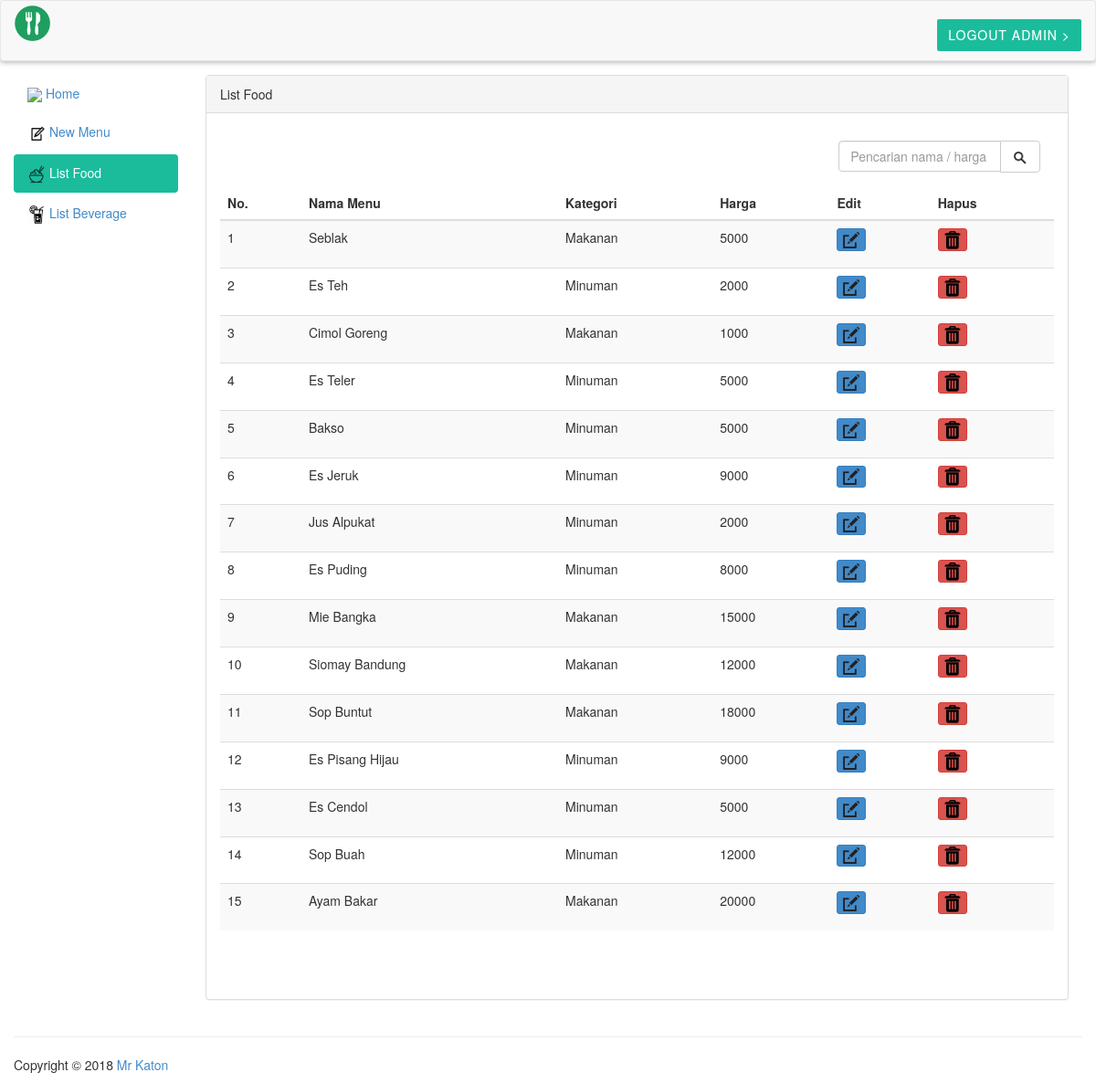
/index.php/panel/cari_food, run on the app's committed database.
### tables this page shows
CREATE TABLE `menu` (
  `id_menu` int(10) NOT NULL,
  `nama_menu` varchar(100) NOT NULL,
  `deskripsi_menu` text NOT NULL,
  `kategori` varchar(100) NOT NULL,
  `harga_menu` int(50) NOT NULL
);

### application/controllers/Panel.php (called while the page is built, shortened)
<?php
class Panel extends CI_Controller{
	function __construct(){
		$this->load->model('Panel_model');
	}
	function cari_food(){
		$keyword = $this->input->get('srch-term', TRUE);
		$this->load->library('pagination');
		$config['per_page'] = 100;
		$from = $this->uri->segment(3);
		$data['menu'] = $this->Panel_model->get_cari_food($config['per_page'],$from,$keyword);
		$this->load->view('panel_list_food',$data);
	}
}
?>

### index.php (called while the page is built, shortened)
<?php
require_once BASEPATH.'core/CodeIgniter.php';

### application/models/Panel_model.php (called while the page is built, shortened)
<?php
class panel_model extends CI_Model {
	function get_jumlah_food(){
		$this->db->select('*');
		$this->db->from('menu');
		$this->db->where("kategori = 'Makanan'");
		$query = $this->db->get()->num_rows();
		return $query;
	}
	function get_cari_food($number,$offset,$keyword)
	{
		$this->db->where("kategori = 'Makanan'");
		$this->db->like('nama_menu', $keyword)->or_like('harga_menu', $keyword);
		return $query = $this->db->get('menu',$number,$offset,$keyword)->result();
	}
}

### application/views/panel_list_food.php (the view, shortened to what this page needs)
<!doctype html>
<html lang="en">
  <head>
    <link rel="stylesheet" type="text/css" href="<?php echo base_url('assets/css/bootstrap3.min.css')?>">
    <link rel="stylesheet" type="text/css" href="<?php echo base_url('assets/css/panel.css')?>">
    <link rel="stylesheet" type="text/css" href="<?php echo base_url('assets/css/style.css')?>">
  </head>
  <body>
<?php include ('navbar_panel.php'); ?>
    <div class="container-fluid main-container">
        <?php include ('sidebar.php'); ?>
        <div class="col-md-10 content">
            <div class="panel panel-default">
                <div class="panel-heading">
                    List Food
                </div>
                <div class="panel-body">
                    <form class="panel-body" method="get" action="<?php echo site_url('Panel/cari_food') ?>" >
                    <div class="input-group col-sm-3 pull-right" id="search">
                        <input type="text" class="form-control" placeholder="Pencarian nama / harga" name="srch-term" id="srch-term">
                        <div class="input-group-btn">
                            <button class="btn btn-default" type="submit"><span><img height="18px" src="<?php echo base_url('assets/image/search.png')?>"></span></button>
                        </div>
                    </div>
                    </form>
                    <div class="table-responsive">
                        <table id="mytable" class="table table-bordred table-striped">
                           <thead>
                               <th>No.</th>
                               <th>Nama Menu</th>
                               <th>Kategori</th>
                               <th>Harga</th>
                               <th>Edit</th>
                               <th>Hapus</th>
                           </thead>
                            <tbody>
                                 <?php
                                 $no = 1;
                                  foreach ($menu as $m) {
                                 ?>
                                <tr>
                                    <td><?php echo $no++; ?></td>
                                    <td><?php echo $m->nama_menu; ?></td>
                                    <td><?php echo $m->kategori; ?></td>
                                    <td><?php echo $m->harga_menu; ?></td>
                                    <td>
                                        <p data-placement="top" data-toggle="tooltip" title="Edit">
                                          <button class="btn btn-primary btn-xs" data-title="Edit" data-toggle="modal" data-target="#edit"
                                          data-nama_menu="<?php echo $m->nama_menu; ?>"
                                          data-deskripsi_menu="<?php echo $m->deskripsi_menu; ?>"
                                          data-harga_menu="<?php echo $m->harga_menu; ?>"
                                          data-id_menu="<?php echo $m->id_menu; ?>" >
                                        <span><img height="20px" src="<?php echo base_url('assets/image/edit.png')?>"></span></button></p>
                                    </td>
                                    <td>
                                      <p data-placement="top" data-toggle="tooltip" title="Delete">
                                        <button id="delete_data" class="btn btn-danger btn-xs"
                                        data-title="Delete"
                                        data-toggle="modal"
                                        data-target="#delete"
                                        data-id="<?php echo $m->id_menu; ?>"
                                        data-href="<?php echo base_url() . 'Panel/delete_food/' . $m->id_menu; ?>">
                                        <span><img height="20px" src="<?php echo base_url('assets/image/delete.png')?>"></span>
                                        </button>
                                      </p>
                                    </td>
                                </tr>
                                <?php } ?>
                            </tbody>
                        </table>
                    </div>
                </div>
            </div>
        </div>
        <footer class="pull-left footer">
            <p class="col-md-12">
                <hr class="divider">
                Copyright &COPY; 2018 <a href="http://katongilang.com">Mr Katon</a>
            </p>
        </footer>
    </div>
    </body>
</html>

### assets/css/panel.css (style rules this page uses)
.main-container { background: #FFF; padding-top: 15px; margin-top: -20px; }
.footer { width: 100%; }

### data on the page
menu: nama_menu "Seblak", kategori "Makanan", harga_menu "5000"
menu: nama_menu "Es Teh", kategori "Minuman", harga_menu "2000"
menu: nama_menu "Cimol Goreng", kategori "Makanan", harga_menu "1000"
menu: nama_menu "Es Teler", kategori "Minuman", harga_menu "5000"
menu: nama_menu "Bakso", kategori "Minuman", harga_menu "5000"
menu: nama_menu "Es Jeruk", kategori "Minuman", harga_menu "9000"
menu: nama_menu "Jus Alpukat", kategori "Minuman", harga_menu "2000"
menu: nama_menu "Es Puding", kategori "Minuman", harga_menu "8000"
menu: nama_menu "Mie Bangka", kategori "Makanan", harga_menu "15000"
menu: nama_menu "Siomay Bandung", kategori "Makanan", harga_menu "12000"
menu: nama_menu "Sop Buntut", kategori "Makanan", harga_menu "18000"
menu: nama_menu "Es Pisang Hijau", kategori "Minuman", harga_menu "9000"
menu: nama_menu "Es Cendol", kategori "Minuman", harga_menu "5000"
menu: nama_menu "Sop Buah", kategori "Minuman", harga_menu "12000"
menu: nama_menu "Ayam Bakar", kategori "Makanan", harga_menu "20000"
